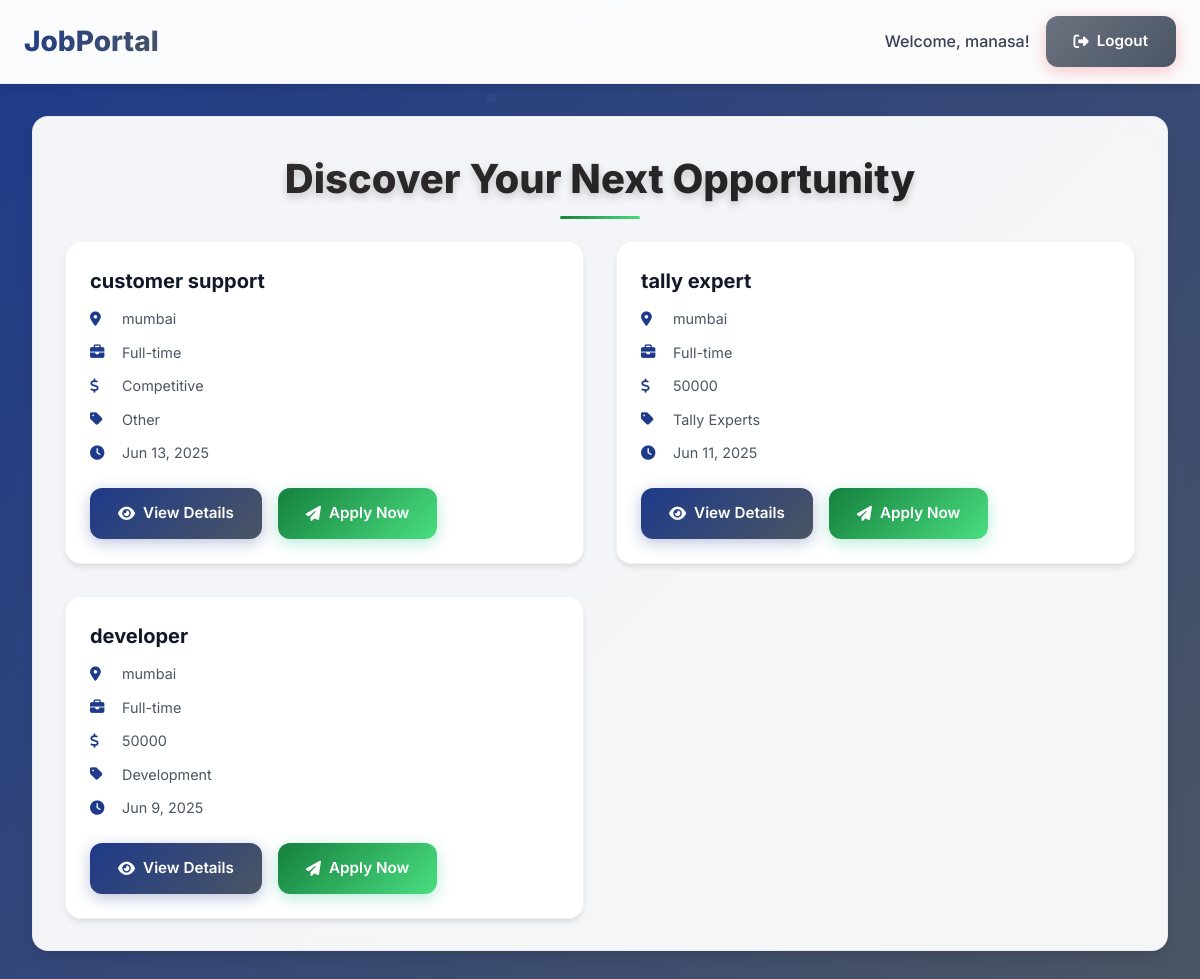
/job_application/job_seeker_dashboard.php (signed in), run on the app's committed database.
### tables this page shows
CREATE TABLE `job_postings` (
  `job_id` int(11) NOT NULL,
  `title` varchar(100) NOT NULL,
  `description` text NOT NULL,
  `requirements` text NOT NULL,
  `location` varchar(100) NOT NULL,
  `job_type` enum('Full-time','Part-time','Contract','Temporary') NOT NULL,
  `shift_schedule` varchar(100) DEFAULT NULL,
  `salary` varchar(50) DEFAULT NULL,
  `benefits` text DEFAULT NULL,
  `is_active` tinyint(1) DEFAULT 1,
  `posted_by` int(11) DEFAULT 1,
  `updated_at` timestamp NOT NULL DEFAULT current_timestamp() ON UPDATE current_timestamp(),
  `job_categories` enum('Marketing','Sales','Education','Development','Tally Experts','Other') DEFAULT NULL,
  `created_at` timestamp NOT NULL DEFAULT current_timestamp()
);

### job_application/job_seeker_dashboard.php (the view, shortened to what this page needs)
<?php
$conn = new mysqli("127.0.0.1", "root", "", "job_portal");
$sql = "SELECT job_id, title, description, requirements, location, job_type, shift_schedule, salary, benefits, job_categories, created_at
        FROM job_postings
        WHERE is_active = 1
        ORDER BY created_at DESC";
$jobs_result = $conn->query($sql);
?>
<!DOCTYPE html>
<html lang="en">
<head>
    <script src="https://cdn.tailwindcss.com"></script>
    <link rel="stylesheet" href="https://cdnjs.cloudflare.com/ajax/libs/font-awesome/6.4.0/css/all.min.css">
</head>
<body>
    <nav class="navbar">
        <div class="max-w-7xl mx-auto px-6 py-4 flex justify-between items-center">
            <div class="nav-brand">JobPortal</div>
            <div class="flex items-center space-x-4">
                <span class="text-gray-700 font-medium">Welcome, <?php echo htmlspecialchars($_SESSION['username']); ?>!</span>
                <a href="logout.php" class="btn btn-danger">
                    <i class="fas fa-sign-out-alt mr-2"></i>Logout
                </a>
            </div>
        </div>
    </nav>
    <div class="main-container">
        <h1 class="main-title">Discover Your Next Opportunity</h1>
        <div class="jobs-grid">
            <?php if ($jobs_result->num_rows > 0): ?>
                <?php while ($job = $jobs_result->fetch_assoc()): ?>
                    <div class="job-card">
                        <h2 class="job-title"><?php echo htmlspecialchars($job['title']); ?></h2>
                        <div class="job-detail">
                            <i class="fas fa-map-marker-alt"></i>
                            <span><?php echo htmlspecialchars($job['location']); ?></span>
                        </div>
                        <div class="job-detail">
                            <i class="fas fa-briefcase"></i>
                            <span><?php echo htmlspecialchars($job['job_type']); ?></span>
                        </div>
                        <div class="job-detail">
                            <i class="fas fa-dollar-sign"></i>
                            <span><?php echo htmlspecialchars($job['salary'] ?: 'Competitive'); ?></span>
                        </div>
                        <div class="job-detail">
                            <i class="fas fa-tag"></i>
                            <span><?php echo htmlspecialchars($job['job_categories']); ?></span>
                        </div>
                        <div class="job-detail">
                            <i class="fas fa-clock"></i>
                            <span><?php echo date('M j, Y', strtotime($job['created_at'])); ?></span>
                        </div>
                        <div class="btn-group">
                            <button onclick="openJobModal(<?php echo $job['job_id']; ?>, '<?php echo addslashes(htmlspecialchars($job['title'])); ?>', '<?php echo addslashes(htmlspecialchars($job['description'])); ?>', '<?php echo addslashes(htmlspecialchars($job['requirements'])); ?>', '<?php echo addslashes(htmlspecialchars($job['location'])); ?>', '<?php echo addslashes(htmlspecialchars($job['job_type'])); ?>', '<?php echo addslashes(htmlspecialchars($job['shift_schedule'])); ?>', '<?php echo addslashes(htmlspecialchars($job['salary'])); ?>', '<?php echo addslashes(htmlspecialchars($job['benefits'])); ?>', '<?php echo addslashes(htmlspecialchars($job['job_categories'])); ?>')"
                                    class="btn btn-primary">
                                <i class="fas fa-eye mr-2"></i>View Details
                            </button>
                            <button onclick="openApplyModal(<?php echo $job['job_id']; ?>, '<?php echo addslashes(htmlspecialchars($job['title'])); ?>')"
                                    class="btn btn-success">
                                <i class="fas fa-paper-plane mr-2"></i>Apply Now
                            </button>
                        </div>
                    </div>
                <?php endwhile; ?>
            <?php endif; ?>
        </div>
    </div>
</body>
</html>

### data on the page
job_postings: title "customer support", location "mumbai", job_type "Full-time", salary "Competitive", job_categories "Other", created_at "Jun 13, 2025"
job_postings: title "tally expert", location "mumbai", job_type "Full-time", salary "50000", job_categories "Tally Experts", created_at "Jun 11, 2025"
job_postings: title "developer", location "mumbai", job_type "Full-time", salary "50000", job_categories "Development", created_at "Jun 9, 2025"

### other printed values
$_SESSION['username'] "manasa"
